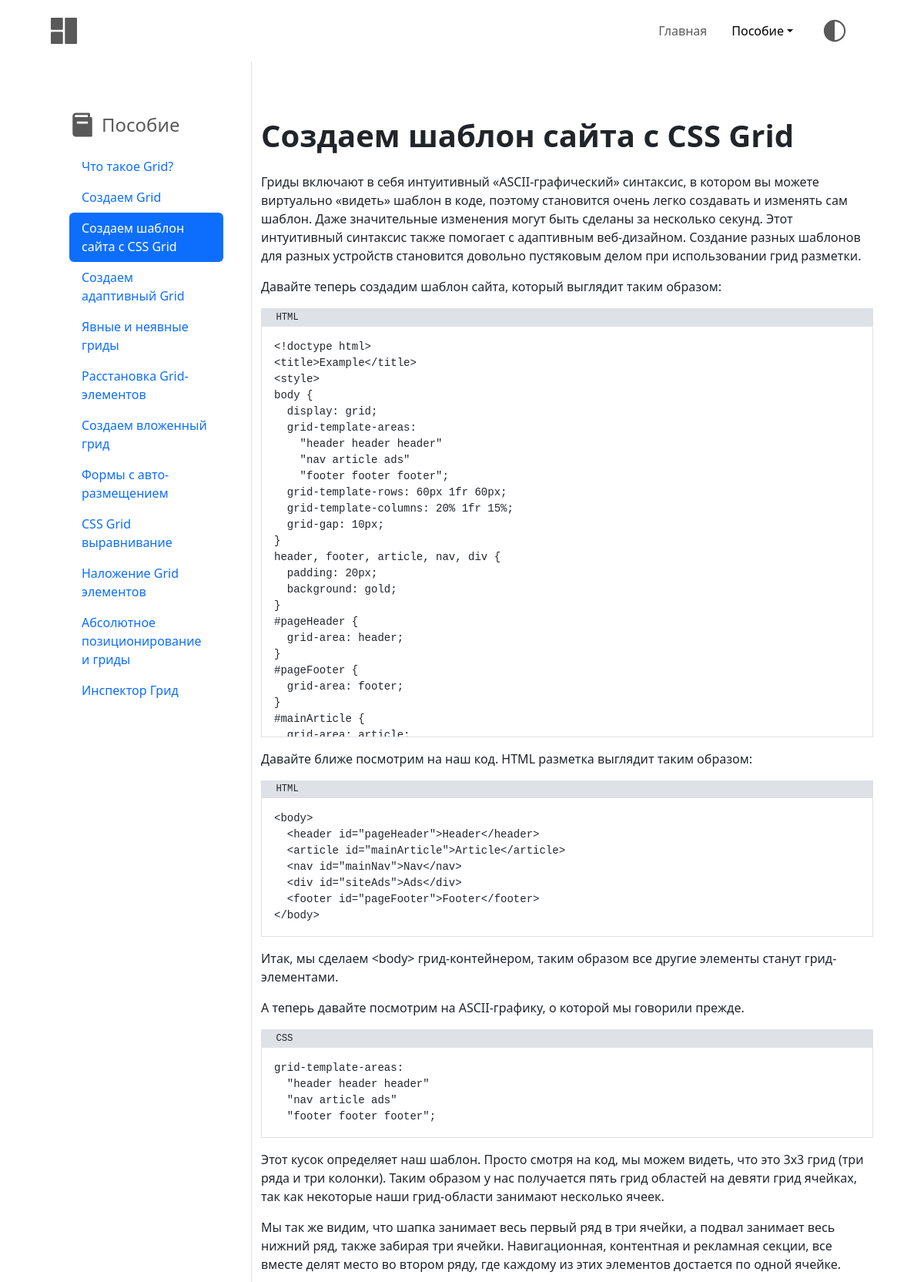
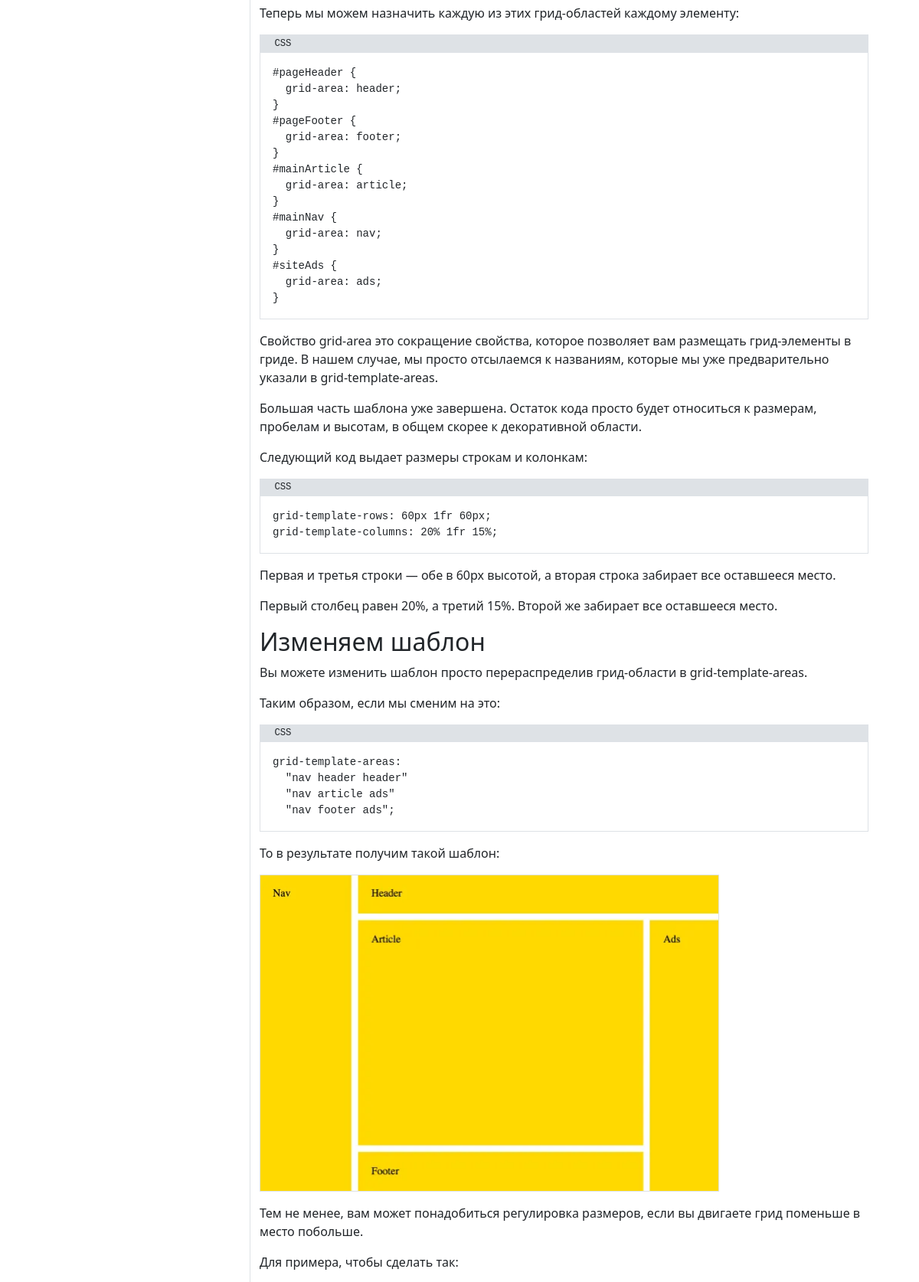
The app's page /chapters/создаем_шаблон_сайта_с_css_grid (upper part) with its own data (2 pictures, top to bottom).
### grid_basics_app/models.py (models this page shows, shortened)
class Chapter(models.Model):
    url_name = models.CharField(max_length=64, verbose_name='url имя', blank=True, default='', unique=True)
    name = models.CharField(max_length=64, verbose_name="название главы", unique=True)
    content = RichTextUploadingField(verbose_name="содержимое")
    index = models.IntegerField(verbose_name='индекс')
    class Meta:
        verbose_name = "глава"
        verbose_name_plural = "главы"

### grid_basics_app/views.py (the view)
# urls.py: path("chapters/<chapter_url_name>", ChapterView.as_view(), name="chapter"),
class ChapterView(View):
    def get(self, request, chapter_url_name):
        context = {}
        context['chapters'] = Chapter.objects.all().order_by('index')
        context['chapter'] = Chapter.objects.filter(url_name=chapter_url_name)[0]
        context['prev_chap'] = Chapter.objects.filter(index__lt=context['chapter'].index).order_by('-index').first()
        context['next_chap'] = Chapter.objects.filter(index__gt=context['chapter'].index).order_by('index').first()
        context['test'] = context['chapter'].test_set.all().first()
        return render(request, 'chapter.html', context)

### grid_basics_app/templates/chapter.html (shortened to what this page needs)
{% extends "base.html" %}
{% block head %}
{% load static %}
<link rel="stylesheet" href="{% static "css/chapter.css" %}">
{% endblock head %}
{% block main_container %}
<main class="container-fluid row">
	<div class="sidebar col-3 border-end d-none d-lg-block" >
		<nav class="sidebar sticky-top py-5 px-3 mx-2" id="sidebar" >
			<ul class="nav nav-pills flex-column nav-justified">
				<div class="sidebar__header">
					<span class="fs-4 fw-medium ">Пособие</span>
				</div>
				{% for chap in chapters %}
				<li>
					<a class="nav-link {% if request.resolver_match.kwargs.chapter_url_name  == chap.url_name %}active{% endif %}" href="/chapters/{{chap.url_name}}">{{chap.name}}</a>
				</li>
				{% endfor %}
			</ul>
		</nav>
	</div>
	<div class="col-lg-9 py-5">
		<h1 class="my-4 fw-bold">{{chapter.name}}</h1>
		{{chapter.content|safe}}
	</div>
</main>
{% endblock main_container %}

### records on screen
Chapter: name "Что такое Grid?"
Chapter: name "Создаем Grid"
Chapter: name "Создаем шаблон сайта с CSS Grid", content "Гриды включают в себя интуитивный «ASCII-графический» синтаксис, в котором вы можете виртуально «видеть» шаблон в коде, поэтому становится очень легко создавать и изменять сам шаблон. Даже значительные изменения могут быть сделаны за несколько секунд. Этот интуитивный синтаксис также помогает с адаптивным веб-дизайном. Создание разных шаблонов для разных устройств становится довольно пустяковым делом при использовании грид разметки. Давайте теперь создадим шаблон сайта, который выглядит таким образом: <!doctype html> <title>Example</title> <style> body { display: grid; grid-template-areas: \"header header header\" \"nav article ads\" \"footer footer footer\"; grid-template-rows: 60px 1fr 60px;…", content (picture)
Chapter: name "Создаем адаптивный Grid"
Chapter: name "Явные и неявные гриды"
Chapter: name "Расстановка Grid-элементов"
Chapter: name "Создаем вложенный грид"
Chapter: name "Формы с авто-размещением"
Chapter: name "CSS Grid выравнивание"
Chapter: name "Наложение Grid элементов"
Chapter: name "Абсолютное позиционирование и гриды"
Chapter: name "Инспектор Грид"
